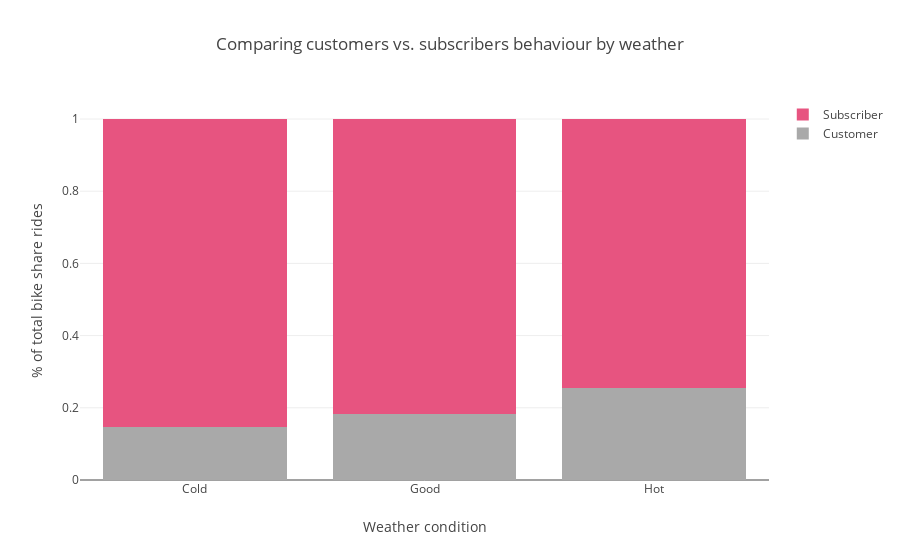

This figure's notebook cell:
### Code cell
trace1 = go.Bar(
    x=['Cold', 'Good', 'Hot'],
    y=[cust_c, cust_g, cust_h], marker = dict(color=grey),
    name='Customer')
trace2 = go.Bar(
    x=['Cold', 'Good', 'Hot'],
    y=[sub_c, sub_g, sub_h],
    name='Subscriber', marker = dict(color=pink))

data = [trace1, trace2]
layout = go.Layout(
    barmode='stack', title = 'Comparing customers vs. subscribers behaviour by weather', 
    xaxis=dict(title='Weather condition'),
    yaxis=dict(
        title='% of total bike share rides'),)

fig = go.Figure(data=data, layout=layout)
iplot(fig, filename = "Bike Shares")

### Figure 1 — Plotly figure (JSON) as saved in the notebook; plotly's stock layout.template omitted (floating-point values rounded to 4 significant figures)
{"data": [{"marker": {"color": "rgb(169,169,169)"}, "name": "Customer", "type": "bar", "uid": "12985bc7-c5ee-41e2-853e-5528bdd5aa35", "x": ["Cold", "Good", "Hot"], "y": [0.1481, 0.1822, 0.2561]}, {"marker": {"color": "rgb(231, 84, 128)"}, "name": "Subscriber", "type": "bar", "uid": "72cc8239-b47a-459b-9c51-aef6027198bb", "x": ["Cold", "Good", "Hot"], "y": [0.8519, 0.8178, 0.7439]}], "layout": {"barmode": "stack", "title": {"text": "Comparing customers vs. subscribers behaviour by weather"}, "xaxis": {"title": {"text": "Weather condition"}}, "yaxis": {"title": {"text": "% of total bike share rides"}}}}
